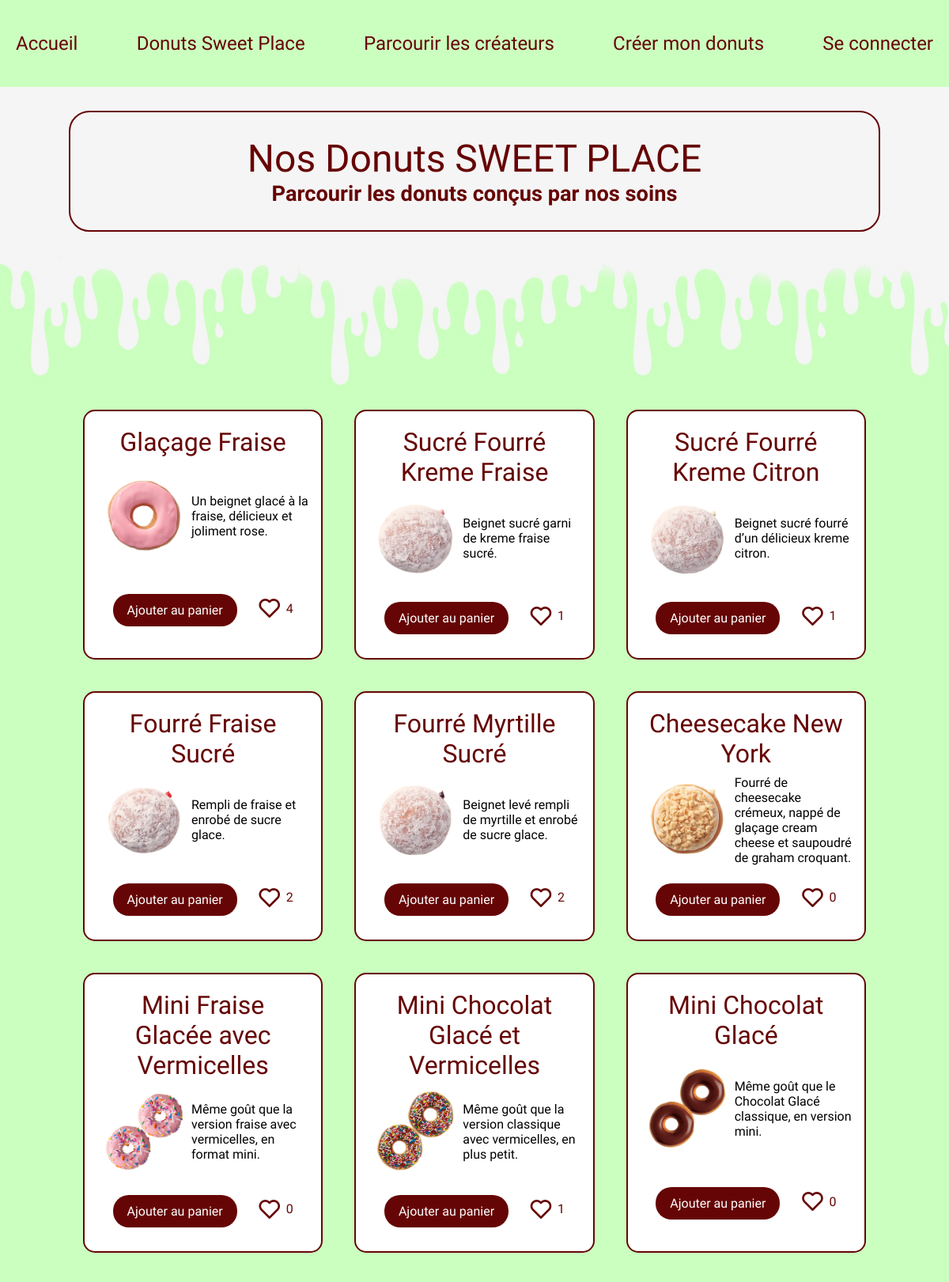
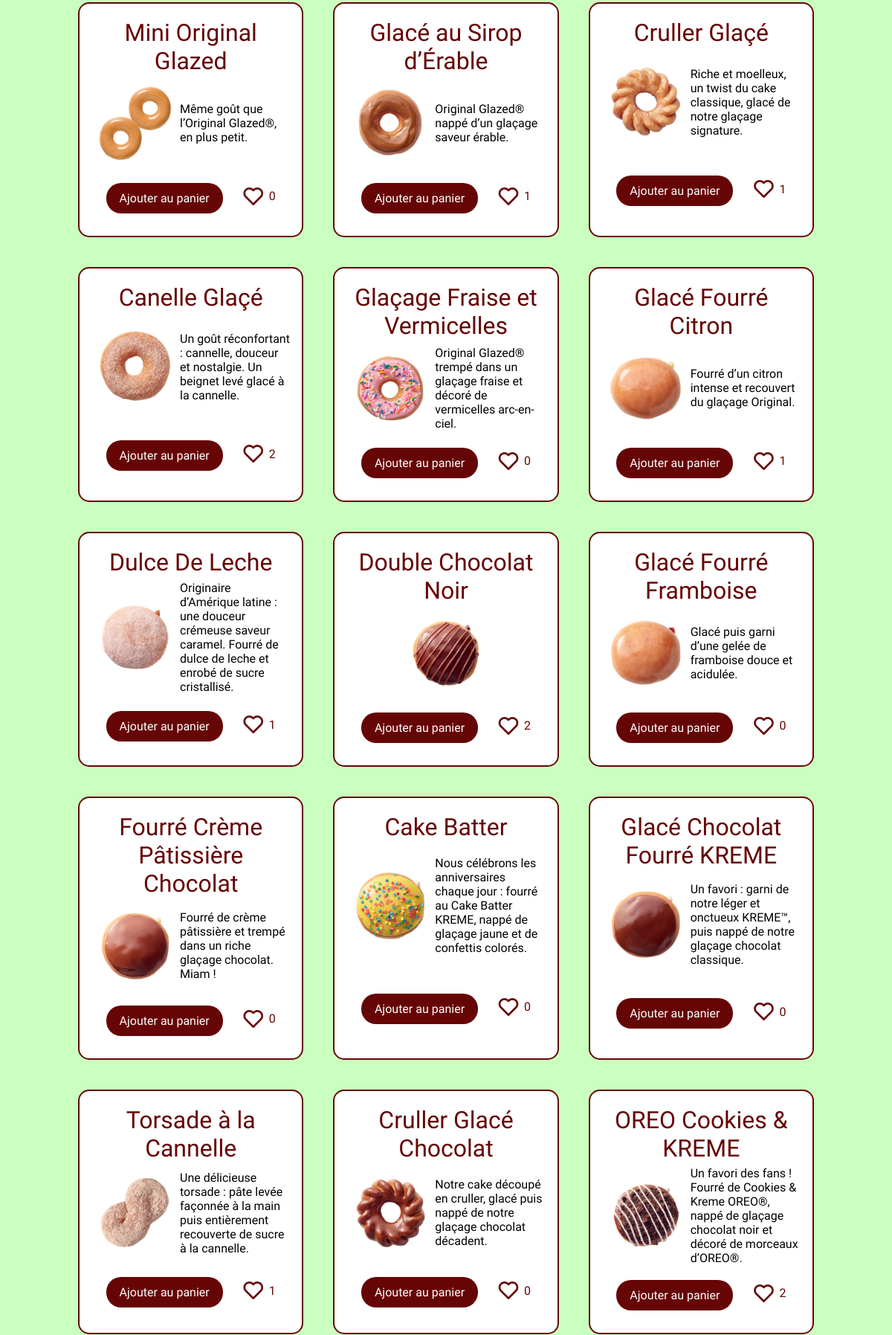
Screenshot of /donuts_sweetplace.php (upper part) with the database file from the repository (2 pictures, top to bottom).
### tables this page shows
CREATE TABLE IF NOT EXISTS `nos_donuts` (
  `id_donuts_de_base` int NOT NULL AUTO_INCREMENT,
  `title` varchar(255) DEFAULT NULL,
  `url` varchar(255) DEFAULT NULL,
  `img` varchar(255) DEFAULT NULL,
  `imgAlt` varchar(255) DEFAULT NULL,
  `bannerUrl` varchar(255) DEFAULT NULL,
  `nutritionalFacts` varchar(255) DEFAULT NULL,
  `description` text,
  PRIMARY KEY (`id_donuts_de_base`)
);

### models/donuts_sweetplace.php (called while the page is built, shortened)
<?php
function getDonutsSweetplace(PDO $pdo, int $userId = 0, int $limit = 0, bool $random = false): array
{
    $sql = "
        SELECT d.id_donuts_de_base,
               d.title,
               d.img,
               d.imgAlt,
               d.description,
               COALESCE(l.likes, 0) AS likes,
               EXISTS(
                 SELECT 1 FROM fk_like_base f
                 WHERE f.id_donuts_de_base = d.id_donuts_de_base
                   AND f.id_users = :userId
               ) AS already_liked
        FROM nos_donuts d
        LEFT JOIN (
            SELECT id_donuts_de_base, COUNT(*) AS likes
            FROM fk_like_base
            GROUP BY id_donuts_de_base
        ) l ON l.id_donuts_de_base = d.id_donuts_de_base
    ";
    if ($random) {
        $sql .= " ORDER BY RAND() ";
    } else {
        $sql .= " ORDER BY d.id_donuts_de_base DESC ";
    }
    $stmt = $pdo->prepare($sql);
    $stmt->bindValue(':userId', $userId, PDO::PARAM_INT);
    $stmt->execute();
    return $stmt->fetchAll(PDO::FETCH_ASSOC);
}

### views/_donuts_sweetplace_card.php (the view)
<div class="card sweetplacedonuts">
    <h3><?= htmlspecialchars($donut['title']) ?></h3>
    <div class="content">
        <img src="<?= htmlspecialchars($donut['img']) ?>" alt="<?= htmlspecialchars($donut['imgAlt']) ?>">
        <p class="compo"><?= htmlspecialchars($donut['description']) ?></p>
    </div>
    <div class="addcart">
        <a href="addpanier.php?id=<?= $donut['id_donuts_de_base'] ?>" class="btn">Ajouter au panier</a>
        <div class="like">
            <i class="bx btnlike <?= $donut['already_liked'] ? 'bxs-heart' : 'bx-heart' ?>"
                data-id="<?= $donut['id_donuts_de_base'] ?>" data-source="base"
                data-liked="<?= $donut['already_liked'] ? '1' : '0' ?>"></i>
            <p class="nb_like"><?= $donut['likes'] ?></p>
        </div>
    </div>
</div>

### donuts_sweetplace.php (shortened to what this page needs)
<?php
require 'config.php';
require 'models/donuts_sweetplace.php';
$userId = $_SESSION['id'] ?? 0;
$donuts = getDonutsSweetplace($pdo, $userId);
?>
<!DOCTYPE html>
<html lang="fr">
<head>
    <?php include 'css/links.php'; ?>
</head>
<?php include 'header/header.php'; ?>
<body>
    <div class="welcome">
        <div class="content">
            <h1>Nos Donuts SWEET PLACE</h1>
            <p class='slogan'>Parcourir les donuts conçus par nos soins</p>
        </div>
    </div>
    <img class="degouline " src="images/design/degouline.jpg" alt="">
    <div class="tendances">
        <div class="cards-container">
            <?php foreach ($donuts as $donut): ?>
                <?php include 'views/_donuts_sweetplace_card.php'; ?>
            <?php endforeach; ?>
        </div>
    </div>
</body>
</html>

### css/styles.css (style rules this page uses)
:root { --mainfont: "Modak", system-ui; --textfont: "Mada", sans-serif; --maincolor: #cbffbf; --textcolor: #660505; }
*, *::after, *::before { box-sizing: border-box; }
body { margin: 0; padding: 0; background-color: var(--maincolor); font-family: var(--textfont); }
h1, h2 { font-family: var(--mainfont); color: var(--textcolor); font-weight: 400; margin: 0; font-size: 3rem; }
p { margin: 0; }
.welcome { width: 100%; height: auto; padding: 30px; display: flex; justify-content: center; align-items: center; background-color: whitesmoke; }
.welcome .content { display: flex; flex-direction: column; align-items: center; justify-content: center; font-family: var(--textfont); width: 90%; height: 90%; border: 2px solid var(--textcolor); border-radius: 26px; color: var(--textcolor); }
.slogan { font-size: 1.7rem; font-weight: 600; text-align: center; }
.welcome .content { padding: 30px; }
.tendances { padding: 20px; display: flex; flex-direction: column; }
h3 { font-family: var(--mainfont); font-weight: 400; color: var(--textcolor); font-size: 2rem; margin: 5px; }
.degouline { width: 100%; }
.cards-container { display: grid; grid-template-columns: repeat(auto-fit, minmax(300px, 1fr)); gap: 40px; align-items: stretch; width: min(100%, 990px); margin: 0 auto; }
.card { background-color: white; border-radius: 15px; padding: 15px; text-align: center; display: flex; flex-direction: column; align-items: center; justify-content: center; transition: 0.2s ease; position: relative; }
.card .content, .card .addcart, .interaction { display: flex; flex-grow: 1; align-items: center; }
.card a { z-index: 20; }
.addcart { gap: 25px; }
.addcart i, .int-left i { font-size: 2rem; color: #660505; }
.like i { font-size: 2rem; color: var(--textcolor); }
.like { display: flex; gap: 5px; align-items: center; }
.nb_like { color: var(--textcolor); }
.content img { width: 120px; z-index: 1; }
.sweetplacedonuts { border: solid 2px var(--textcolor); }
.sweetplacedonuts .content p { width: 60%; text-align: left; }
.btn { text-decoration: none; color: white; background-color: var(--textcolor); font-size: 1rem; padding: 8px 15px; border: 3px solid transparent; border-radius: 20px; margin-top: 20px; transition: 0.2s ease; margin-bottom: 15px; }

### css/header.css (style rules this page uses)
:root { --mainfont: "Modak", system-ui; --textfont: "Mada", sans-serif; --maincolor: #cbffbf; --textcolor: #660505; }

### rows the page displays
nos_donuts: title "Glaçage Fraise", img (picture), description "Un beignet glacé à la fraise, délicieux et joliment rose.", likes "4"
nos_donuts: title "Sucré Fourré Kreme Fraise", img (picture), description "Beignet sucré garni de kreme fraise sucré.", likes "1"
nos_donuts: title "Sucré Fourré Kreme Citron", img (picture), description "Beignet sucré fourré d’un délicieux kreme citron.", likes "1"
nos_donuts: title "Fourré Fraise Sucré", img (picture), description "Rempli de fraise et enrobé de sucre glace.", likes "2"
nos_donuts: title "Fourré Myrtille Sucré", img (picture), description "Beignet levé rempli de myrtille et enrobé de sucre glace.", likes "2"
nos_donuts: title "Cheesecake New York", img (picture), description "Fourré de cheesecake crémeux, nappé de glaçage cream cheese et saupoudré de graham croquant.", likes "0"
nos_donuts: title "Mini Fraise Glacée avec Vermicelles", img (picture), description "Même goût que la version fraise avec vermicelles, en format mini.", likes "0"
nos_donuts: title "Mini Chocolat Glacé et Vermicelles", img (picture), description "Même goût que la version classique avec vermicelles, en plus petit.", likes "1"
nos_donuts: title "Mini Chocolat Glacé", img (picture), description "Même goût que le Chocolat Glacé classique, en version mini.", likes "0"
nos_donuts: title "Mini Original Glazed", img (picture), description "Même goût que l’Original Glazed®, en plus petit.", likes "0"
nos_donuts: title "Glacé au Sirop d’Érable", img (picture), description "Original Glazed® nappé d’un glaçage saveur érable.", likes "1"
nos_donuts: title "Cruller Glaçé", img (picture), description "Riche et moelleux, un twist du cake classique, glacé de notre glaçage signature.", likes "1"
nos_donuts: title "Canelle Glaçé", img (picture), description "Un goût réconfortant : cannelle, douceur et nostalgie. Un beignet levé glacé à la cannelle.", likes "2"
nos_donuts: title "Glaçage Fraise et Vermicelles", img (picture), description "Original Glazed® trempé dans un glaçage fraise et décoré de vermicelles arc-en-ciel.", likes "0"
nos_donuts: title "Glacé Fourré Citron", img (picture), description "Fourré d’un citron intense et recouvert du glaçage Original.", likes "1"
nos_donuts: title "Dulce De Leche", img (picture), description "Originaire d’Amérique latine : une douceur crémeuse saveur caramel. Fourré de dulce de leche et enrobé de sucre cristallisé.", likes "1"
nos_donuts: title "Double Chocolat Noir", img (picture), likes "2"
nos_donuts: title "Glacé Fourré Framboise", img (picture), description "Glacé puis garni d’une gelée de framboise douce et acidulée.", likes "0"
nos_donuts: title "Fourré Crème Pâtissière Chocolat", img (picture), description "Fourré de crème pâtissière et trempé dans un riche glaçage chocolat. Miam !", likes "0"
nos_donuts: title "Cake Batter", img (picture), description "Nous célébrons les anniversaires chaque jour : fourré au Cake Batter KREME, nappé de glaçage jaune et de confettis colorés.", likes "0"
nos_donuts: title "Glacé Chocolat Fourré KREME", img (picture), description "Un favori : garni de notre léger et onctueux KREME™, puis nappé de notre glaçage chocolat classique.", likes "0"
nos_donuts: title "Torsade à la Cannelle", img (picture), description "Une délicieuse torsade : pâte levée façonnée à la main puis entièrement recouverte de sucre à la cannelle.", likes "1"
nos_donuts: title "Cruller Glacé Chocolat", img (picture), description "Notre cake découpé en cruller, glacé puis nappé de notre glaçage chocolat décadent.", likes "0"
nos_donuts: title "OREO Cookies & KREME", img (picture), description "Un favori des fans ! Fourré de Cookies & Kreme OREO®, nappé de glaçage chocolat noir et décoré de morceaux d’OREO®.", likes "2"
